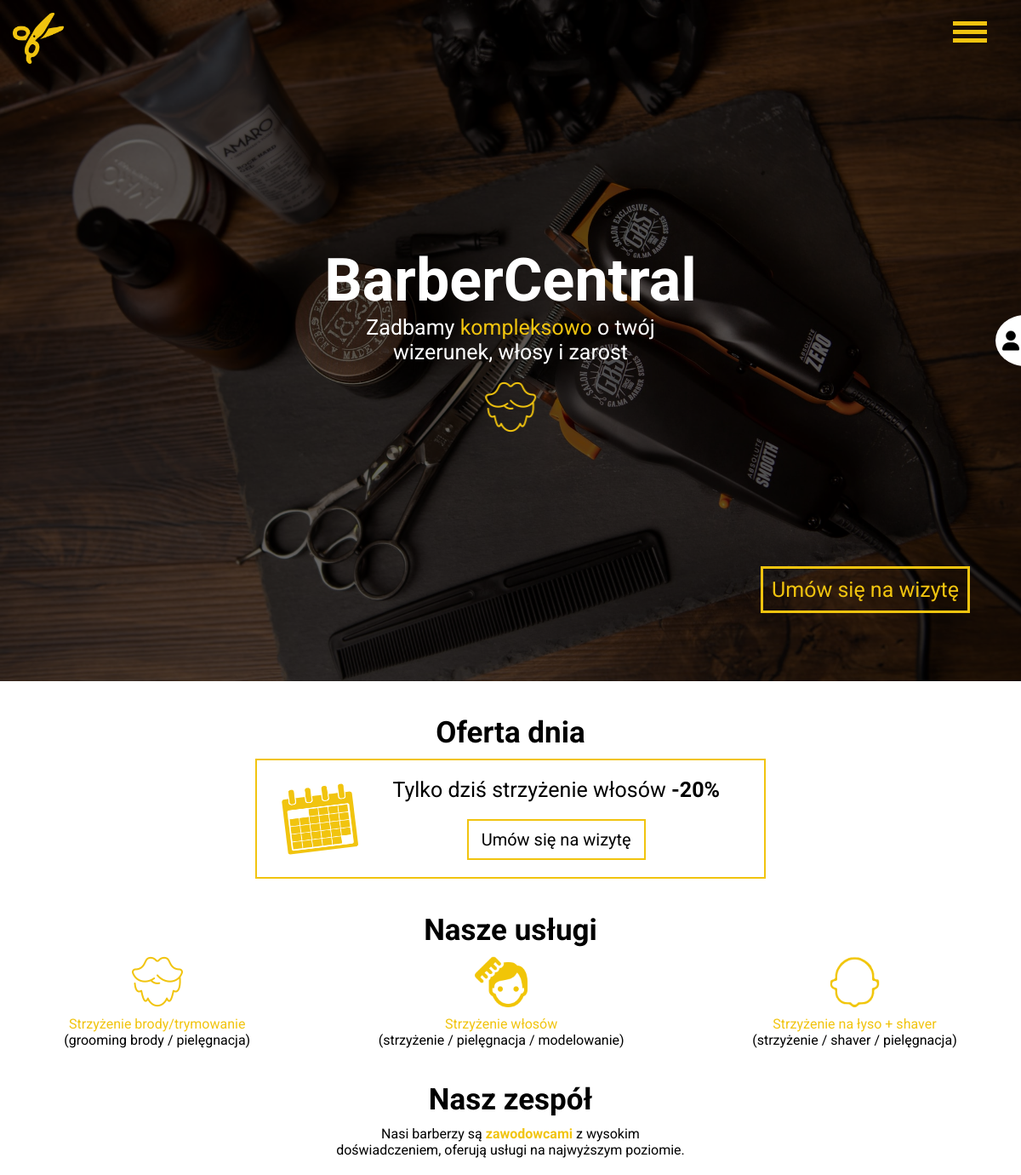
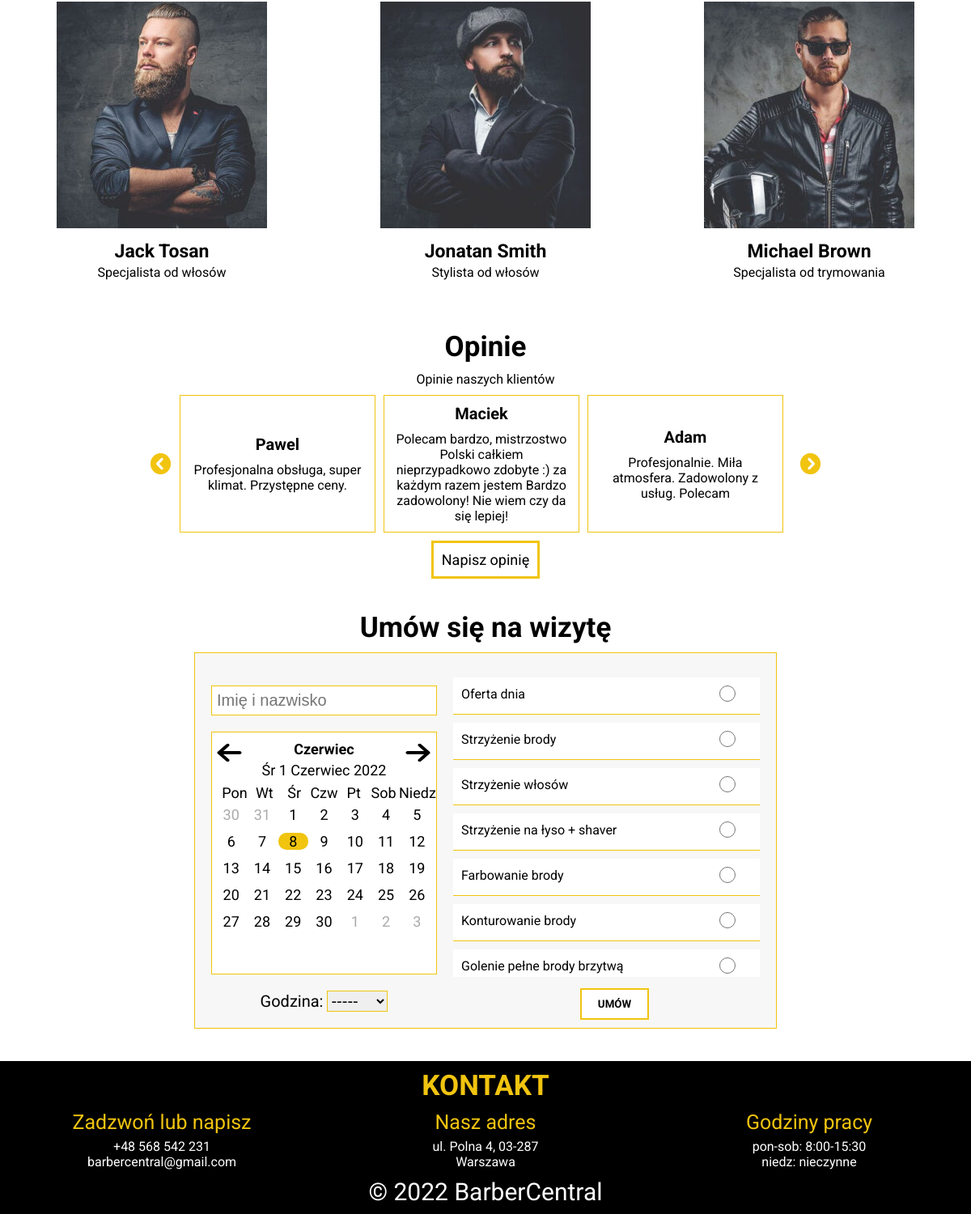
The page / on the database its author committed (2 pictures, top to bottom).
### tables this page shows
CREATE TABLE `day_offer` (
  `id` int(11) NOT NULL,
  `nazwa_uslugi` text NOT NULL,
  `rabat` int(11) NOT NULL
);

CREATE TABLE `opinions` (
  `id` int(11) NOT NULL,
  `opinia` text NOT NULL,
  `user` int(11) NOT NULL
);

CREATE TABLE `accounts` (
  `id` int(11) NOT NULL,
  `nazwa` varchar(30) NOT NULL,
  `haslo` text NOT NULL,
  `typ` varchar(30) NOT NULL,
  `email` text NOT NULL
);

CREATE TABLE `services` (
  `id` int(11) NOT NULL,
  `nazwa_uslugi` text NOT NULL
);

### index.php (the view, shortened to what this page needs)
<!DOCTYPE html>
<html lang="pl">
<head>
    <link rel="stylesheet" href="styles/style.css">
</head>
<body>
    <div class="wrapper">
        <header>
            <a href="index.php"><img src="img/scissors.png" alt="logo-nożyczki" class="logo"></a>
            <div class="hamburger">
                <span class="ham"></span>
                <span class="ham"></span>
                <span class="ham"></span>
            </div>
            <div class="login">
                <div class="log_item"><img src="img/user.png"></div>
            </div>
            <div class="content">
                <h1>BarberCentral</h1>
                <p>Zadbamy<span class="yellow"> kompleksowo </span>o twój<br> wizerunek, włosy i zarost</p>
                <img src="img/beard.png" alt="broda ikonka" class="header_logo">
            </div>
            <a onclick="scroll_apoint(' #apoint_form')" class="visit">Umów się na wizytę</a>
        </header>
        <main>
            <?php
            @$db3 = mysqli_connect("localhost", "root", "", "barber") or die("Błąd połączenia z bazą danych!");
            $day_of = mysqli_query($db3, "SELECT nazwa_uslugi,rabat FROM day_offer;");
            echo ("<div class='day_offer'>
            <h2>Oferta dnia</h2>
            <div class='content'>
                <div class='left'><img src='img/calendar.png' alt='kalendarz'></div>
                <div class='right'>");
            while ($row = mysqli_fetch_assoc($day_of)) {
                echo ("<p>Tylko dziś $row[nazwa_uslugi]<span> -$row[rabat]%</span></p>");
            }
            echo ("<a onclick='scroll_apoint(`#apoint_form`)' class='visit'>Umów się na wizytę</a>
                </div>
            </div>
        </div>");
            ?>
            <div class="services">
                <h2>Nasze usługi</h2>
                <div class="service">
                    <div>
                        <div>
                            <img src="img/beard.png" alt="broda">
                        </div>
                        <p class="yellow">Strzyżenie brody/trymowanie</p>
                        <p>(grooming brody / pielęgnacja)</p>
                    </div>
                    <div>
                        <div>
                            <img src="img/hair.png" alt="włosy">
                        </div>
                        <p class="yellow">Strzyżenie włosów</p>
                        <p>(strzyżenie / pielęgnacja / modelowanie)</p>
                    </div>
                    <div>
                        <div>
                            <img src="img/bald.png" alt="włosy">
                        </div>
                        <p class="yellow">Strzyżenie na łyso + shaver</p>
                        <p>(strzyżenie / shaver / pielęgnacja)</p>
                    </div>
                </div>
            </div>
            <div class="team">
                <h2>Nasz zespół</h2>
                <p>Nasi barberzy są <span class="yellow">zawodowcami</span> z wysokim<br> doświadczeniem, oferują usługi na najwyższym poziomie.</p>
                <div class="teammates">
                    <div>
                        <img src="img/team1.jpg" alt="Jack Tosan">
                        <p class="title">Jack Tosan</p>
                        <p>Specjalista od włosów</p>
                    </div>
                    <div>
                        <img src="img/team2.jpg" alt="Jhonatan Smith">
                        <p class="title">Jonatan Smith</p>
                        <p>Stylista od włosów</p>
                    </div>
                    <div>
                        <img src="img/team3.jpg" alt="Michael Brown">
                        <p class="title">Michael Brown</p>
                        <p>Specjalista od trymowania</p>
                    </div>
                </div>
            </div>
            <?php
            echo '<div class="opinions">';
            echo '<h2>Opinie</h2>';
            @$db = mysqli_connect("localhost", "root", "", "barber") or die("Błąd połączenia z bazą danych!");
            if (mysqli_num_rows(mysqli_query($db, "SELECT * FROM opinions;")) > 0) {
                echo '<p class="title">Opinie naszych klientów</p>';
                echo ' <div class="opinion">';
                echo ' <img src="img/circle_arrow_left.png">';
                echo ' <div class="inside">';
                $pyt1 = mysqli_query($db, "SELECT opinia,accounts.nazwa AS username FROM opinions JOIN accounts ON opinions.user=accounts.id;");
                while ($row = mysqli_fetch_assoc($pyt1)) {
                    echo ("<div>
                            <p class='nickname'>$row[username]</p>
                            <p class='contents'>$row[opinia]</p>
                            </div>");
                }
                echo ' </div>';
                echo ' <img src="img/circle_arrow_right.png">';
                echo '</div>';
            } else {
                echo '<div></div>';
            }
            if (isset($_SESSION["log"]) && $_SESSION["log"] == true) {
                if (!isset($_SESSION["admin"])) {
                    echo ("<a href='add_opinion.php' class='visit'>Napisz opinię</a>");
                }
            } else {
                echo ("<a onclick='scroll_apoint(`header`)' class='visit'>Napisz opinię</a>");
            }
            echo '</div>';
            ?>
            <div class="appointment">
                <div class="content" id="apoint_form">
                    <h2>Umów się na wizytę</h2>
                    <div class="apoint">
                        <p class="wrong"></p>
                        <p class="positive"></p>
                        <form action="" id="apoi" method="post">
                            <div class="left">
                                <input type="text" id="dane" placeholder="Imię i nazwisko" name="dane">
                                <div class="calendar" id="cal">
                                    <div class="control">
                                        <img src="img/arrow-left.png">
                                        <img src="img/arrow-right.png">
                                    </div>
                                    <p class="mounth"></p>
                                    <p class="date"></p>
                                    <div class="days_name">
                                        <div>Pon</div>
                                        <div>Wt</div>
                                        <div>Śr</div>
                                        <div>Czw</div>
                                        <div>Pt</div>
                                        <div>Sob</div>
                                        <div>Niedz</div>
                                    </div>
                                    <div class="days">
                                    </div>
                                </div>
                                <label>Godzina: <select name="hour" id="hour">
                                        <option value="">-----</option>
                                    </select>
                                </label>
                            </div>
                            <div class="right">
                                <div class="services">
                                    <?php
                                    @$db = mysqli_connect("localhost", "root", "", "barber") or die("Błąd połączenia z bazą danych;");
                                    $pyt1 = mysqli_query($db, "SELECT * FROM services;");
                                    while ($row = mysqli_fetch_assoc($pyt1)) {
                                        echo ("<div><label>$row[nazwa_uslugi]</label><input name='serv' value='$row[id]' type='radio'></div>");
                                    }
                                    ?>
                                </div>
                                <input type="submit" name="apoint" value="UMÓW" onclick="appoint()">
                            </div>
                        </form>
                    </div>
                </div>
            </div>
        </main>
        <footer>
            <h3>KONTAKT</h3>
            <div class="contact">
                <div>
                    <p>Zadzwoń lub napisz</p>
                    <p>+48 568 542 231</p>
                    <p>barbercentral@gmail.com</p>
                </div>
                <div>
                    <p>Nasz adres</p>
                    <p>ul. Polna 4, 03-287</p>
                    <p>Warszawa</p>
                </div>
                <div>
                    <p>Godziny pracy</p>
                    <p>pon-sob: 8:00-15:30</p>
                    <p>niedz: nieczynne</p>
                </div>
            </div>
            <p class="copy">&copy; 2022 BarberCentral</p>
        </footer>
    </div>
</body>
</html>

### rows shown on the page
day_offer: nazwa_uslugi "strzyżenie włosów", rabat "20"
opinions: accounts.nazwa "Pawel", opinia "Profesjonalna obsługa, super klimat. Przystępne ceny."
opinions: accounts.nazwa "Maciek", opinia "Polecam bardzo, mistrzostwo Polski całkiem nieprzypadkowo zdobyte :) za każdym razem jestem Bardzo zadowolony! Nie wiem czy da się lepiej!"
opinions: accounts.nazwa "Adam", opinia "Profesjonalnie. Miła atmosfera. Zadowolony z usług. Polecam"
services: nazwa_uslugi "Oferta dnia"
services: nazwa_uslugi "Strzyżenie brody"
services: nazwa_uslugi "Strzyżenie włosów"
services: nazwa_uslugi "Strzyżenie na łyso + shaver"
services: nazwa_uslugi "Farbowanie brody"
services: nazwa_uslugi "Konturowanie brody"
services: nazwa_uslugi "Golenie pełne brody brzytwą"
